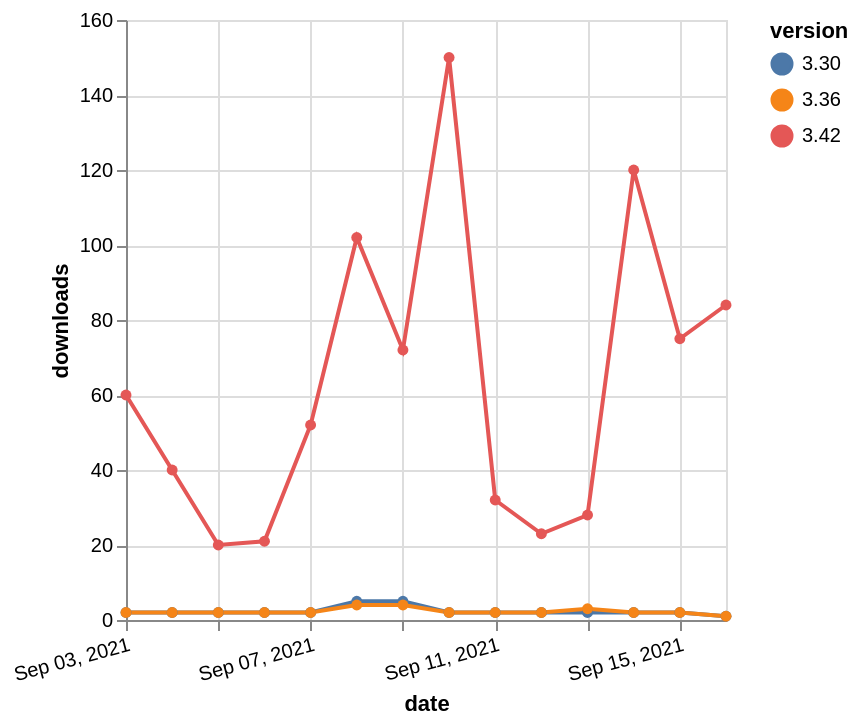

Specify this chart in Vega-Lite:
### Vega-Lite specification from a JSON file in a GitHub repository (floating-point values rounded to 4 significant figures)
{"$schema": "https://vega.github.io/schema/vega-lite/v5.json", "description": "A simple bar chart with embedded data.", "data": {"values": [{"date": "2021-09-03", "total": 67232, "delta": 60, "version": "3.42"}, {"date": "2021-09-04", "total": 67272, "delta": 40, "version": "3.42"}, {"date": "2021-09-05", "total": 67292, "delta": 20, "version": "3.42"}, {"date": "2021-09-06", "total": 67313, "delta": 21, "version": "3.42"}, {"date": "2021-09-07", "total": 67365, "delta": 52, "version": "3.42"}, {"date": "2021-09-08", "total": 67467, "delta": 102, "version": "3.42"}, {"date": "2021-09-09", "total": 67539, "delta": 72, "version": "3.42"}, {"date": "2021-09-10", "total": 67689, "delta": 150, "version": "3.42"}, {"date": "2021-09-11", "total": 67721, "delta": 32, "version": "3.42"}, {"date": "2021-09-12", "total": 67744, "delta": 23, "version": "3.42"}, {"date": "2021-09-13", "total": 67772, "delta": 28, "version": "3.42"}, {"date": "2021-09-14", "total": 67892, "delta": 120, "version": "3.42"}, {"date": "2021-09-15", "total": 67967, "delta": 75, "version": "3.42"}, {"date": "2021-09-16", "total": 68051, "delta": 84, "version": "3.42"}, {"date": "2021-09-03", "total": 3292, "delta": 2, "version": "3.30"}, {"date": "2021-09-04", "total": 3294, "delta": 2, "version": "3.30"}, {"date": "2021-09-05", "total": 3296, "delta": 2, "version": "3.30"}, {"date": "2021-09-06", "total": 3298, "delta": 2, "version": "3.30"}, {"date": "2021-09-07", "total": 3300, "delta": 2, "version": "3.30"}, {"date": "2021-09-08", "total": 3305, "delta": 5, "version": "3.30"}, {"date": "2021-09-09", "total": 3310, "delta": 5, "version": "3.30"}, {"date": "2021-09-10", "total": 3312, "delta": 2, "version": "3.30"}, {"date": "2021-09-11", "total": 3314, "delta": 2, "version": "3.30"}, {"date": "2021-09-12", "total": 3316, "delta": 2, "version": "3.30"}, {"date": "2021-09-13", "total": 3318, "delta": 2, "version": "3.30"}, {"date": "2021-09-14", "total": 3320, "delta": 2, "version": "3.30"}, {"date": "2021-09-15", "total": 3322, "delta": 2, "version": "3.30"}, {"date": "2021-09-16", "total": 3323, "delta": 1, "version": "3.30"}, {"date": "2021-09-03", "total": 4096, "delta": 2, "version": "3.36"}, {"date": "2021-09-04", "total": 4098, "delta": 2, "version": "3.36"}, {"date": "2021-09-05", "total": 4100, "delta": 2, "version": "3.36"}, {"date": "2021-09-06", "total": 4102, "delta": 2, "version": "3.36"}, {"date": "2021-09-07", "total": 4104, "delta": 2, "version": "3.36"}, {"date": "2021-09-08", "total": 4108, "delta": 4, "version": "3.36"}, {"date": "2021-09-09", "total": 4112, "delta": 4, "version": "3.36"}, {"date": "2021-09-10", "total": 4114, "delta": 2, "version": "3.36"}, {"date": "2021-09-11", "total": 4116, "delta": 2, "version": "3.36"}, {"date": "2021-09-12", "total": 4118, "delta": 2, "version": "3.36"}, {"date": "2021-09-13", "total": 4121, "delta": 3, "version": "3.36"}, {"date": "2021-09-14", "total": 4123, "delta": 2, "version": "3.36"}, {"date": "2021-09-15", "total": 4125, "delta": 2, "version": "3.36"}, {"date": "2021-09-16", "total": 4126, "delta": 1, "version": "3.36"}]}, "width": "container", "mark": {"type": "line", "point": {"filled": true}}, "encoding": {"x": {"field": "date", "type": "temporal", "timeUnit": "yearmonthdate", "title": "date", "axis": {"labelAngle": -15}}, "y": {"field": "delta", "type": "quantitative", "title": "downloads"}, "color": {"field": "version", "type": "nominal"}, "tooltip": {"field": "delta"}}}
